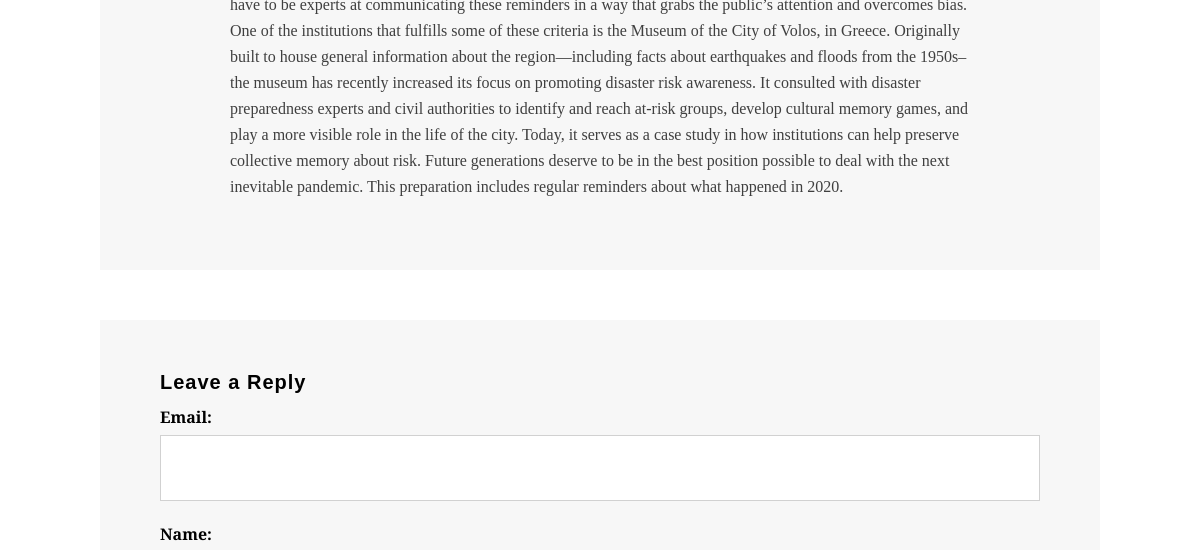
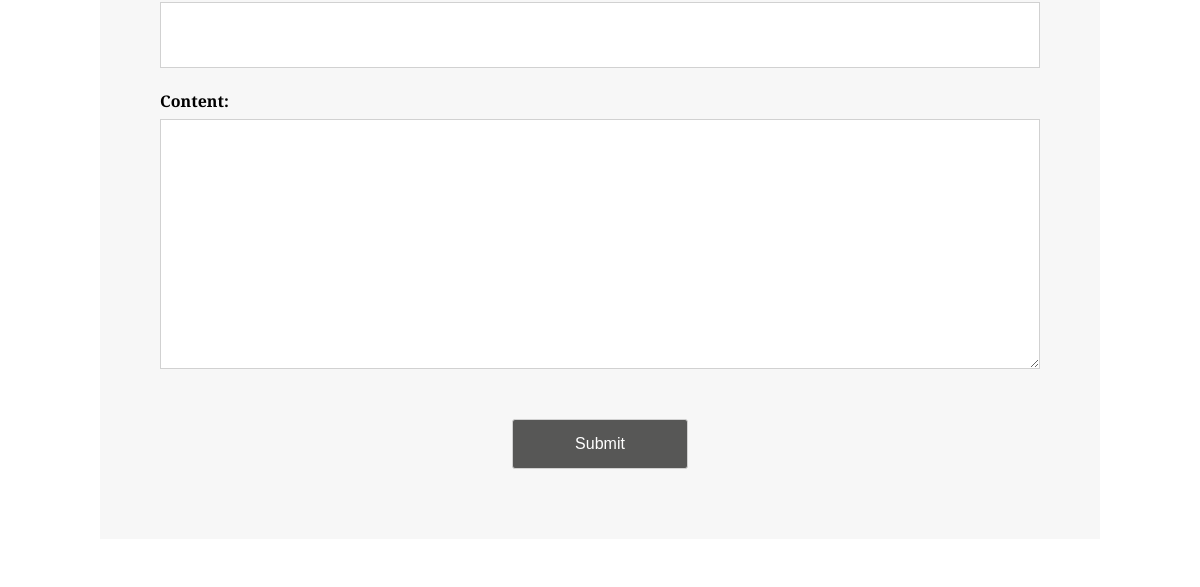
The app's page /blog/4/ (middle part), older data (2 pictures, top to bottom).
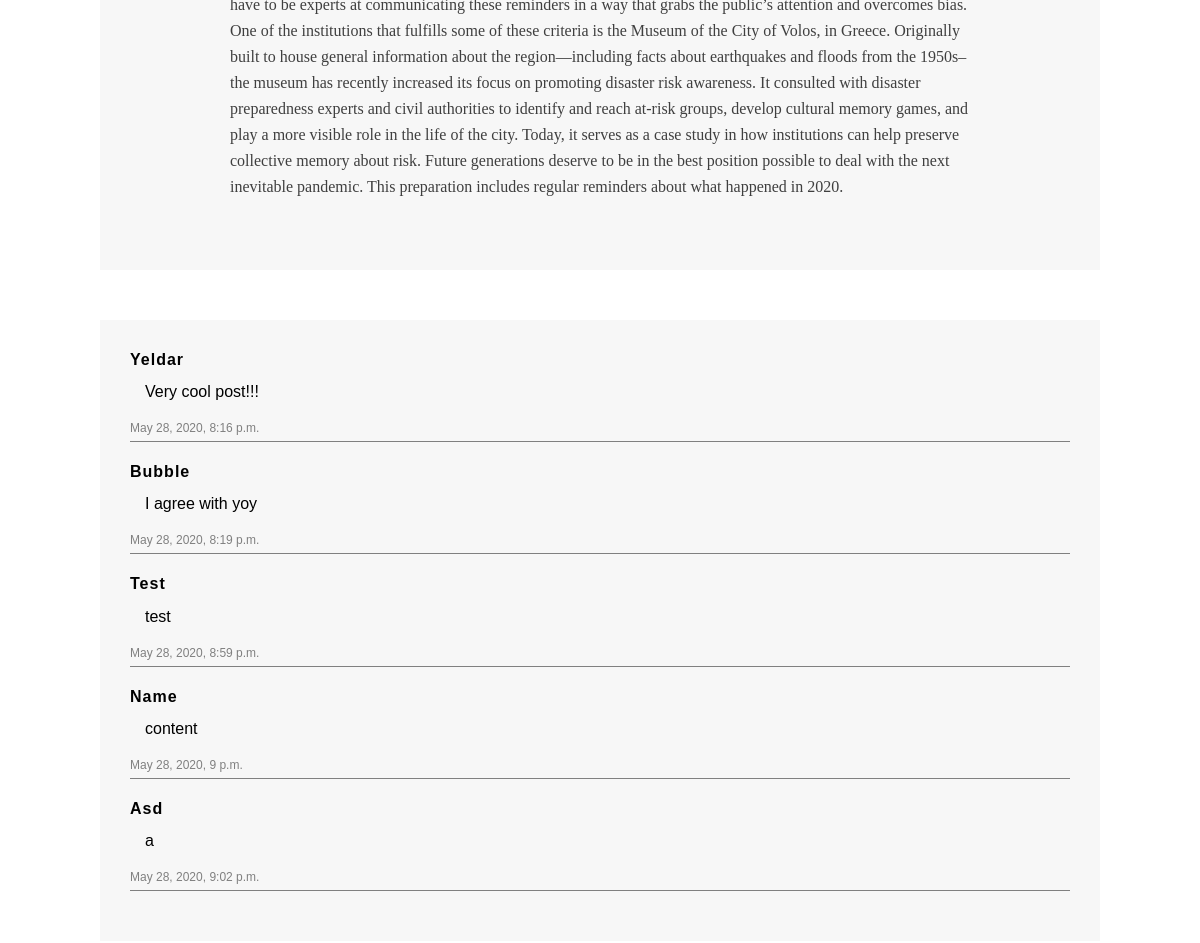
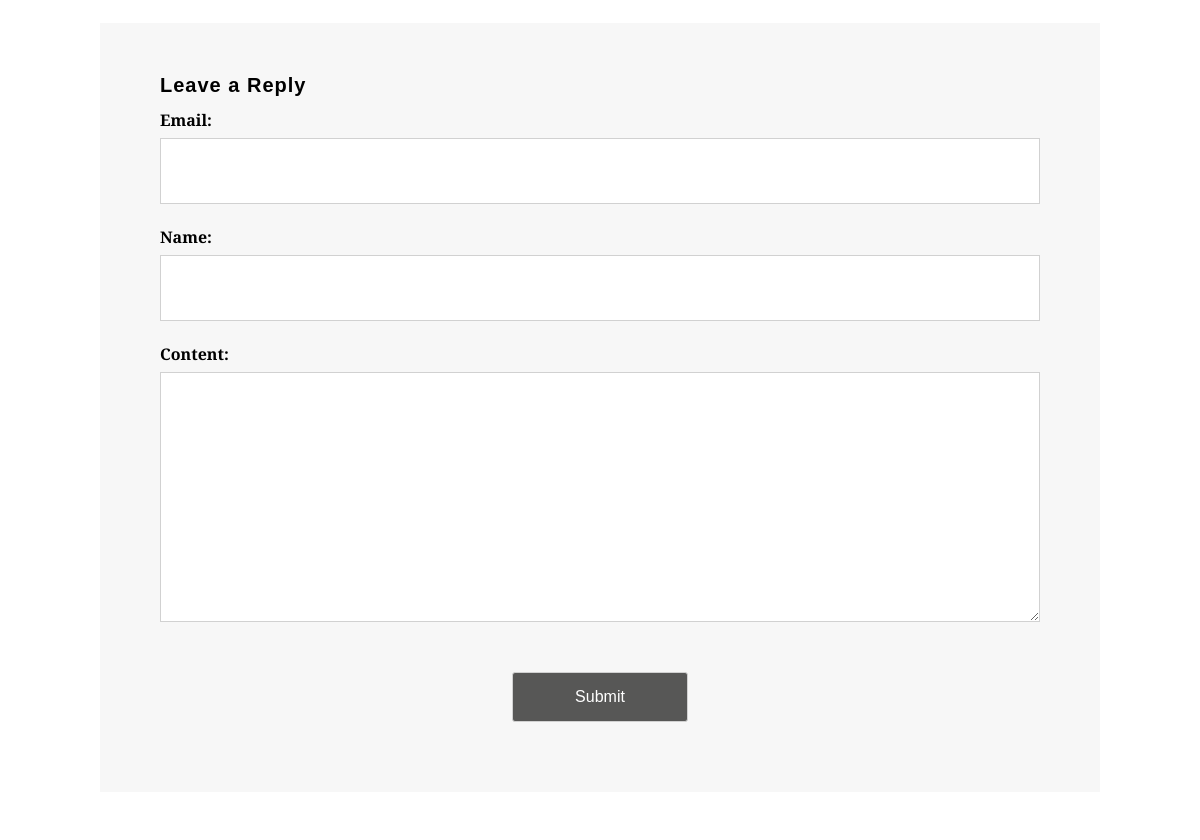
The same page, newer data (2 pictures, top to bottom).
### blog/models.py (models this page shows, shortened)
class Reply(models.Model):
    email = models.EmailField()
    name = models.CharField(max_length = 255)
    content = models.TextField()
    article = models.ForeignKey(Article, on_delete = models.CASCADE)
    date_created = models.DateTimeField(default = timezone.now)

### blog/views.py (the view, shortened to what this page needs)
# urls.py: path('<int:id>/', views.ArticleDetail.as_view(), name = 'article_detail_url'),
class ArticleDetail(View):
    def get(self, request, id):
        article = Article.objects.get(id = id)
        form = ReplyForm()
        context = {
            'article': article,
            'form': form
        }
        return render(request, 'blog/article_detail.html', context)

### blog/forms.py
class ReplyForm(forms.ModelForm):
    class Meta:
        model = Reply
        exclude = ('article', 'date_created')

### blog/models.py (called while the page is built)
    def get_absolute_url(self):
        return reverse('tag_detail_url', kwargs = { 'tagname' : self.name })

    def get_absolute_url(self):
        return reverse('article_detail_url', kwargs = { 'id' : self.id })

### blog/templatetags/blog_extras.py (called while the page is built)
@register.simple_tag
def get_tags():
    tags = Tag.objects.all()
    return tags

@register.simple_tag
def get_last_posts():
    posts = Article.objects.order_by('-date_created')[:4]
    return posts

### blog/templates/blog/article_detail.html (shortened to what this page needs)
{% extends 'base_blog.html' %}
{% block content %}
<section id="container">
    <div class="wrap-container">
        <div id="main-content">
            <div class="wrap-content">
                <div class="row">
                    <article class="single-post zerogrid">
                        <div class="row wrap-post">
                            <div class="entry-content">
                            </div>
                        </div>
                    </article>
                    {% if article.reply_set.all %}
                        <div class="zerogrid" style="margin-bottom: 25px;">
                            <div class="comments-are">
                                {% for comment in article.reply_set.all %}
                                    <div class="comment">
                                        <h6 class="name">{{ comment.name|title }}</h6>
                                        <p class="content">{{ comment.content }}</p>
                                        <span class="time">{{ comment.date_created }}</span>
                                    </div>
                                {% endfor %}
                            </div>
                        </div>
                    {% endif %}
                    <div class="zerogrid">
                        <div class="comments-are">
                            <div id="comment">
                                <h3>Leave a Reply</h3>
                                <form name="comment_form" id="comment_form" method="post" action="">
                                    {{ form.as_p }}
                                    <center><input class="sendButton" type="submit" name="submitcomment" value="Submit"></center>
                                </form>
                            </div>
                        </div>
                    </div>
                </div>
            </div>
        </div>
    </div>
</section>
{% endblock content %}

### blog/templates/base_blog.html (shortened to what this page needs)
{% load static %}
<!DOCTYPE html>
<head>
  	<link rel="stylesheet" href="{% static 'css/zerogrid.css' %}">
	<link rel="stylesheet" href="{% static 'css/style.css' %}">
	<link rel="stylesheet" href="{% static 'css/menu.css' %}">
</head>
<body class="archive-page">
	<div class="wrap-body">
        {% block content %}
        {% endblock content %}
	</div>
</body>
</html>

### blog/templates/includes/footer.html (shortened to what this page needs)
{% load blog_extras %}

### static/css/zerogrid.css (style rules this page uses)
.zerogrid { width: 1000px; position: relative; margin: 0 auto; padding: 0px; }
.zerogrid:after { content: "\0020"; display: block; height: 0; clear: both; visibility: hidden; }
.zerogrid .row:before,.row:after { content: '\0020'; display: block; overflow: hidden; visibility: hidden; width: 0; height: 0; }
.zerogrid .row:after { clear: both; }
.zerogrid .row { zoom: 1; }

### static/css/style.css (style rules this page uses)
a,abbr,acronym,address,applet,article,aside,audio,b,blockquote,big,body,center,canvas,caption,cite,code,command,datalist,dd,del,details,dfn,dl,div,dt,em,embed,fieldset,figcaption,figure,font,footer,form,h1,h2,h3,h4,h5,h6,header,hgroup,html,i,iframe,img,ins,kbd,keygen,label,legend,li,meter,nav,object,ol,output,p,pre,progress,q,s,samp,section,small,span,source,strike,strong,sub,sup,table,tbody,tfoot,thead,th,tr,tdvideo,tt,u,ul,var { background:transparent;border:0 none;font-size:100%;margin:0;padding:0;border:0;outline:0;vertical-align:top; }
article, aside, audio, canvas, command, datalist, details, embed, figcaption, figure, footer, header, hgroup, keygen, meter, nav, output, progress, section, source, video { display:block; }
input, textarea { border:0; padding:0; margin:0; outline: 0; }
input, textarea, select { margin:0; padding:0px; }
* { -webkit-box-sizing: border-box; -moz-box-sizing: border-box; box-sizing: border-box; }
h3, h4 { font-size: 20px;line-height: 20px; }
h5, h6 { font-size: 16px;line-height: 16px; }
h1, h2, h3, h4, h5, h6 { clear: both;hyphens: auto; color: #000;line-height: 1.2;font-family: 'Montserrat', sans-serif;letter-spacing: 1px; }
p { margin: 10px 0; }
label { cursor:pointer;margin:5px 0;display:block;font-weight:bold; }
input { display:block;width:100%;color:#222;border:1px solid #d1d1d1;padding:23px;margin: 5px 0 20px 0;font-size: 16px; }
input[type="submit"] { padding: 15px; }
textarea { display:block;width:100%;height:250px;background-color:#fff; color:#222;border:1px solid #d1d1d1;padding:10px;margin: 5px 0 20px 0; }
.post:after, .post:before, article:after, article:before, section:after, section:before { clear: both; content: '\0020'; display: block; visibility: hidden; width: 0; height: 0; }
html, body { width:100%; padding:0; margin:0; }
body { font: 16px/26px Arial, Helvetica, sans-serif;font-family: 'Crimson Text', serif;background: #fff; }
#main-content .wrap-content { padding: 50px 0; }
.single-post .wrap-post, .comments-are { background: #f7f7f7;padding:30px; position: relative; }
.single-post .wrap-post { margin-bottom: 50px; }
article { background: #ffffff; color: #3F3F3F; margin-bottom: 40px;padding-bottom: 10px; }
article:after, article:before { clear: both; content: '\0020'; display: block; visibility: hidden; width: 0; height: 0; }
article .entry-content { padding: 40px 100px; text-align: left; }
#contact_form, #comment { padding:20px 30px; }
#contact_form .sendButton , #comment_form .sendButton { cursor:pointer;background-color:#575756;-webkit-border-radius:3px;-moz-border-radius:3px;border-radius:3px;width:20%;color:#ffffff;margin-top: 50px; }
.comment { margin-bottom: 20px; font-family: arial; border-bottom: 1px solid gray; }
.comment .content { padding: 0 15px; }
.comment .time { color: gray; font-size: 12px; }

Row changes from the older to the newer data that the page shows:
added Reply: name "Yeldar", content "Very cool post!!!", date_created "May 28, 2020, 8:16 p.m."
added Reply: name "Bubble", content "I agree with yoy", date_created "May 28, 2020, 8:19 p.m."
added Reply: name "Test", content "test", date_created "May 28, 2020, 8:59 p.m."
added Reply: name "Name", content "content", date_created "May 28, 2020, 9 p.m."
added Reply: name "Asd", content "a", date_created "May 28, 2020, 9:02 p.m."
